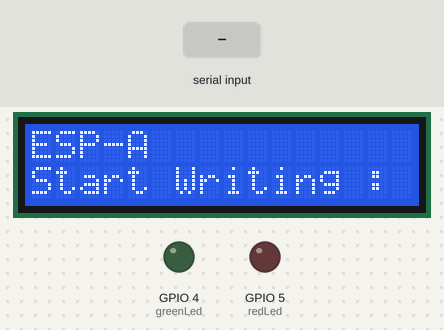
A sketch run on a simulated ESP32. On the bench: 16×2 character LCD, output pins drawn as LEDs (lit = HIGH). Inputs (shaded band) come from the test bench. WiFi joins after 1.5 s; servers stay silent unless stated; what the sketch prints to the serial monitor is not drawn.

Above: at 2.8 s.
2.9 s: "1\n" received over Serial
At 4.2 s:
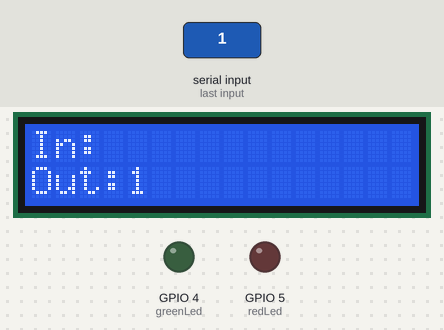
5.1 s: "0\n" received over Serial
At 5.7 s:
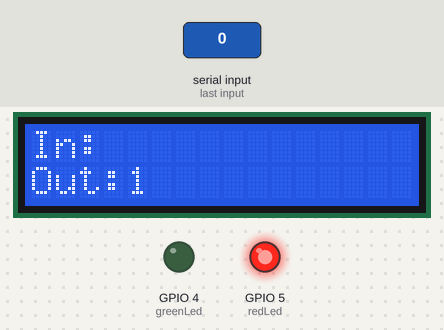
7.3 s: "2\n" received over Serial
At 8.8 s:
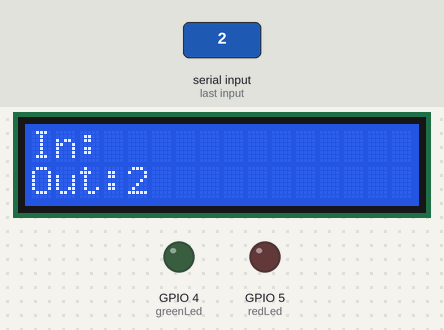
Timing chart, 0 to 10.3 s (numbered marks = the images above; inputs shaded):
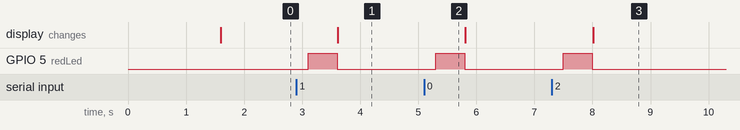

The sketch:

ESP-comunication-A.ino
```cpp
#include <WiFi.h>
#include <Wire.h>
#include <LiquidCrystal_I2C.h>

#define redLed 5
#define greenLed 4

// 🧠 SET DIFFERENT IPs FOR EACH DEVICE
String ssid = "Harrenhal";
String password = "flat_6b@";

LiquidCrystal_I2C lcd(0x27, 16, 2);

// SET THIS TO THE OTHER ESP32's IP
const char* peerIP = "192.168.0.104";  // <-- change this on each ESP

WiFiServer server(80);
String myName = "A";  // <-- change to ESP32-B on the second device

void setup() {
  pinMode(redLed, OUTPUT);
  pinMode(greenLed, OUTPUT);

  Wire.begin(21, 22); // ESP32 I2C pins: SDA = 21, SCL = 22
  lcd.init();         // Must use .init() not .begin()
  lcd.backlight();

  Serial.begin(115200);
  WiFi.begin(ssid, password);

  Serial.print("Connecting to WiFi(" + ssid + ")");
  while (WiFi.status() != WL_CONNECTED) {
    Serial.print(".");
    delay(10);
  }

  Serial.print("\nConnected. IP: ");
  Serial.println(WiFi.localIP());


  server.begin();
  Serial.println("\n\n                    ESP-" + myName);
  Serial.println("============================================");
  Serial.println("Ready to chat...\nWrite something:");
  lcd.clear();
  lcd.setCursor(0, 0);
  lcd.print("ESP-");
  lcd.print(myName);
  lcd.setCursor(0, 1);
  lcd.print("Start Writing :");
}

String outMsg = "";
String msg = "";
bool msgIn = false;

void loop() {
  WiFiClient incoming = server.available();
  if (incoming) {
    msg = incoming.readStringUntil('\n');
    msg.trim();
    if (msg.length() > 0) {
      digitalWrite(greenLed, HIGH);
      delay(500);
      digitalWrite(greenLed, LOW);

      lcd.clear();
      lcd.setCursor(0, 0);
      lcd.print("In:");
      lcd.print(msg);
      lcd.setCursor(0, 1);
      lcd.print("Out:");
      lcd.print(outMsg);

      Serial.print("Message from ESP-");
      Serial.println(msg);
    }
    incoming.stop();
  }

  if (Serial.available()) {
    outMsg = Serial.readStringUntil('\n');
    WiFiClient client;
    if (client.connect(peerIP, 80)) {
      digitalWrite(redLed, HIGH);
      delay(500);
      digitalWrite(redLed, LOW);

      lcd.clear();
      lcd.setCursor(0, 0);
      lcd.print("In:");
      lcd.print(msg);
      lcd.setCursor(0, 1);
      lcd.print("Out:");
      lcd.print(outMsg);

      client.println(myName + ": " + outMsg);
      client.stop();
      Serial.println("Sent: " + outMsg);
    } else {
      Serial.println("Failed to send message");
    }
  }
}
```

Measured:
- after the input at 2.9 s, GPIO 5 (redLed): LOW → HIGH after 0.20 s, → LOW 0.50 s later; the display: changes after 0.71 s (image 1)
- after the input at 5.1 s, GPIO 5 (redLed): LOW → HIGH after 0.20 s, → LOW 0.50 s later
- after the input at 7.3 s, GPIO 5 (redLed): LOW → HIGH after 0.20 s, → LOW 0.50 s later; the display: changes after 0.71 s (image 3)
